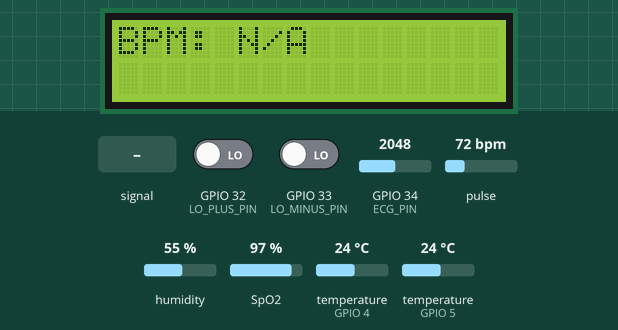
Bench run of a program on a simulated ESP32. Parts: 16×2 character LCD. Inputs (shaded band) come from the test bench; at power-on: pulse 72 bpm, humidity 55 %, SpO2 97 %, temperature (sensors on GPIO 5, GPIO 4) 24 °C, GPIO 32 (LO_PLUS_PIN) LOW, GPIO 33 (LO_MINUS_PIN) LOW, GPIO 34 (ECG_PIN) = 2048. WiFi joins after 1.5 s; servers stay silent unless stated; what the program prints to the serial monitor is not drawn.

Above: at 3.2 s.
3.3 s: GPIO 34 (ECG_PIN) fed a 200 Hz sine of ±327 counts around its level
At 6.7 s:
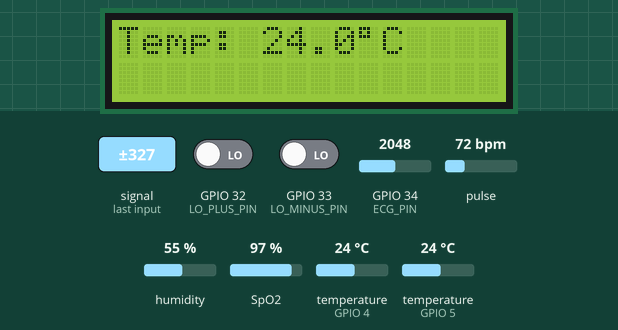
10.2 s: pulse set to 42 bpm
At 14.6 s:
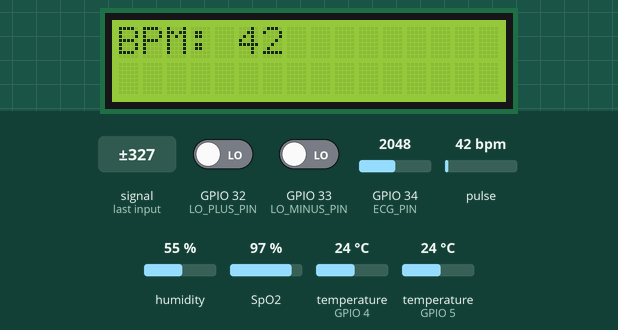
17.1 s: humidity set to 22 %
At 20.6 s:
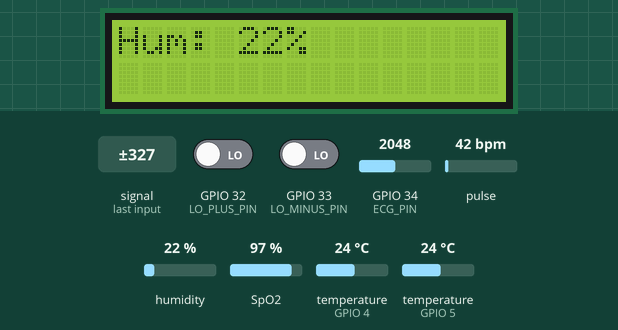
23.7 s: SpO2 set to 80 %
At 28.7 s:
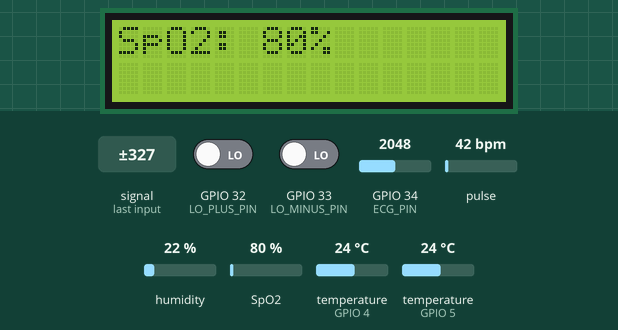
Timing chart, 0 to 29.7 s (numbered marks = the images above; inputs shaded):
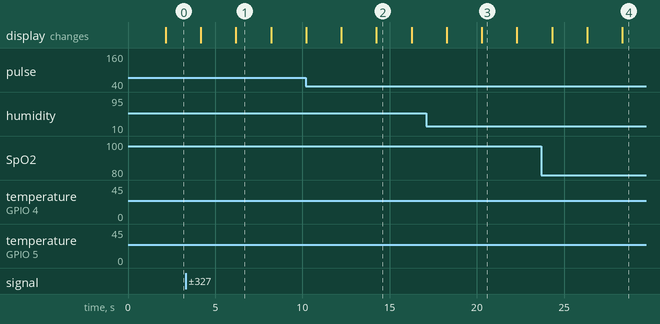

Measured:
- what the display in image 1 shows lasts 2.0 s, from 6.2 s to 8.2 s

The program:

main.cpp
```cpp
// The SparkFun MAX3010x library uses a 32-byte I2C buffer. Define the same
// value before Wire.h is included so the framework and library agree.
#ifndef I2C_BUFFER_LENGTH
#define I2C_BUFFER_LENGTH 32
#endif

#include <WiFi.h>
#include "ThingSpeak.h"
#include "secrets.h"
#include <DHT.h>
#include "MAX30105.h"
#include <Wire.h>
#include <LiquidCrystal_I2C.h>
#include <OneWire.h>
#include <DallasTemperature.h>
#include <math.h>
#include "heartRate.h"      // Maxim's heart rate algorithm
#include "spo2_algorithm.h" // Maxim's SpO2 algorithm
#include <freertos/FreeRTOS.h>
#include <freertos/task.h>
#include <freertos/semphr.h>

// ---- DHT22 Config ----
#define DHTPIN 4
#define DHTTYPE DHT22
DHT dht(DHTPIN, DHTTYPE);

// ---- DS18B20 Config ----
// Connect the data wire to GPIO 5 and use a 4.7k pull-up resistor to 3.3V.
#define DS18B20_PIN 5
OneWire oneWire(DS18B20_PIN);
DallasTemperature ds18b20(&oneWire);

// ---- MAX30102 Config ----
MAX30105 particleSensor;

// ---- LCD Config ----
LiquidCrystal_I2C lcd(0x27, 16, 2); // Change to 0x3F if needed

// ---- AD8232 ECG Config ----
#define ECG_PIN 34 // ADC1_CH6 (GPIO34)
#define LO_PLUS_PIN 32
#define LO_MINUS_PIN 33

// ---- Shared Data Structure ----
struct SensorData
{
  float bpm; // Now stores Maxim BPM
  int32_t spo2;
  int32_t ecgValue;
  float ecgBpm;
  float temperature;
  float humidity;
  float probeTemperature;
  bool spo2_valid;
  bool hr_valid;
  bool probeTemperature_valid;
};

// ---- Global Variables ----
SensorData sensorData = {0, -999, 0, 0, NAN, NAN, NAN, false, false, false};
SemaphoreHandle_t dataMutex;
SemaphoreHandle_t i2cMutex;

// ---- MAX30102 Buffers ----
#define PPG_BUFFER_SIZE 100 // Matches Maxim algorithm requirements
uint32_t irBuffer[PPG_BUFFER_SIZE];
uint32_t redBuffer[PPG_BUFFER_SIZE];
int bufferIndex = 0;
SemaphoreHandle_t bufferMutex;
bool max30102Available = false;
bool ds18b20Available = false;

// ---- AD8232 Heartbeat Variables ----
unsigned long lastEcgBeat = 0;
const int ecgThreshold = 512; // Adjust this threshold as needed
bool ecgAboveThreshold = false;

// Wi-Fi configuration
const char *ssid = HEALTHTRACK_WIFI_SSID;
const char *password = HEALTHTRACK_WIFI_PASSWORD;

// ThingSpeak channel configuration
unsigned long channelID = HEALTHTRACK_THINGSPEAK_CHANNEL_ID;
const char *apiKey = HEALTHTRACK_THINGSPEAK_API_KEY;

WiFiClient client; // Create a WiFi client to send data to ThingSpeak

// Function prototypes for FreeRTOS tasks
void max30102Task(void *pvParameters);
void dht22Task(void *pvParameters);
void ds18b20Task(void *pvParameters);
void ecgTask(void *pvParameters);
void lcdTask(void *pvParameters);
void thingSpeakTask(void *pvParameters);

// Function to initialize sensors
void initializeSensors() {
  // --- MAX30102 Setup ---
  if (!particleSensor.begin(Wire, I2C_SPEED_STANDARD)) {
    lcd.clear();
    lcd.setCursor(0, 0);
    lcd.print("Sensor Error");
    Serial.println("MAX30102 not found. Check wiring.");
  } else {
    particleSensor.setup(0x3F, 4, 2, 100, 411, 16384);
    particleSensor.setPulseAmplitudeRed(0x3F);
    particleSensor.setPulseAmplitudeIR(0x3F);
    max30102Available = true;
  }

  // --- DHT22 Setup ---
  dht.begin();

  // --- DS18B20 Setup ---
  ds18b20.begin();
  ds18b20.setResolution(10);
  ds18b20.setWaitForConversion(true);
  ds18b20Available = ds18b20.getDeviceCount() > 0;
  if (!ds18b20Available) {
    Serial.println("DS18B20 not found. Check wiring and pull-up resistor.");
  }

  // --- AD8232 Setup ---
  pinMode(ECG_PIN, INPUT);
  pinMode(LO_PLUS_PIN, INPUT);
  pinMode(LO_MINUS_PIN, INPUT);
}

// Function to connect to Wi-Fi with timeout
bool connectToWiFi() {
  WiFi.begin(ssid, password);
  int attempts = 0;
  while (WiFi.status() != WL_CONNECTED && attempts < 20) { // 20 attempts, 1 second each
    delay(1000);
    Serial.println("Connecting to WiFi...");
    attempts++;
  }
  if (WiFi.status() == WL_CONNECTED) {
    Serial.println("Connected to WiFi");
    return true;
  } else {
    Serial.println("Failed to connect to WiFi");
    return false;
  }
}

void setup() {
  Serial.begin(115200);
  Wire.begin();

  // Create mutexes
  dataMutex = xSemaphoreCreateMutex();
  i2cMutex = xSemaphoreCreateMutex();
  bufferMutex = xSemaphoreCreateMutex();
  if (dataMutex == NULL || i2cMutex == NULL || bufferMutex == NULL) {
    Serial.println("Failed to create synchronization objects");
    while (true) {
      delay(1000);
    }
  }

  // --- LCD Setup ---
  lcd.init();
  lcd.backlight();
  lcd.setCursor(0, 0);
  lcd.print("Initializing...");

  initializeSensors();
  lcd.clear();

  // --- Wi-Fi Setup ---
  if (!connectToWiFi()) {
    lcd.clear();
    lcd.setCursor(0, 0);
    lcd.print("WiFi Error");
    Serial.println("Starting in offline mode; sensor tasks remain active.");
  }

  // --- ThingSpeak Setup ---
  ThingSpeak.begin(client);

  // --- Create FreeRTOS Tasks ---
  xTaskCreatePinnedToCore(max30102Task, "MAX30102 Task", 4096, NULL, 2, NULL, 1);
  xTaskCreatePinnedToCore(dht22Task, "DHT22 Task", 2048, NULL, 1, NULL, 0);
  xTaskCreatePinnedToCore(ds18b20Task, "DS18B20 Task", 2048, NULL, 1, NULL, 0);
  xTaskCreatePinnedToCore(ecgTask, "ECG Task", 2048, NULL, 1, NULL, 0);
  xTaskCreatePinnedToCore(lcdTask, "LCD Task", 2048, NULL, 1, NULL, 0);
  xTaskCreatePinnedToCore(thingSpeakTask, "ThingSpeak Task", 4096, NULL, 1, NULL, 0);
}

void max30102Task(void *pvParameters)
{
  while (1)
  {
    if (!max30102Available)
    {
      vTaskDelay(pdMS_TO_TICKS(1000));
      continue;
    }

    // --- MAX30102 Sensor Readings ---
    uint32_t irValue = 0;
    uint32_t redValue = 0;
    if (xSemaphoreTake(i2cMutex, pdMS_TO_TICKS(100)) == pdTRUE)
    {
      irValue = particleSensor.getIR();
      redValue = particleSensor.getRed();
      xSemaphoreGive(i2cMutex);
    }
    else
    {
      vTaskDelay(pdMS_TO_TICKS(10));
      continue;
    }

    if (irValue < 5000)
    {
      Serial.println("No finger detected (IR < 5000)");
      if (xSemaphoreTake(dataMutex, pdMS_TO_TICKS(100)) == pdTRUE)
      {
        sensorData.bpm = 0;
        sensorData.spo2 = -999;
        sensorData.spo2_valid = false;
        sensorData.hr_valid = false;
        xSemaphoreGive(dataMutex);
      }
      if (xSemaphoreTake(bufferMutex, pdMS_TO_TICKS(100)) == pdTRUE)
      {
        bufferIndex = 0;
        xSemaphoreGive(bufferMutex);
      }
      vTaskDelay(pdMS_TO_TICKS(1000));
      continue;
    }

    int32_t spo2 = -999;
    int8_t spo2Valid = 0;
    int32_t heartRate = -999;
    int8_t heartRateValid = 0;
    bool bufferReady = false;

    if (xSemaphoreTake(bufferMutex, pdMS_TO_TICKS(100)) == pdTRUE)
    {
      irBuffer[bufferIndex] = irValue;
      redBuffer[bufferIndex] = redValue;
      bufferIndex++;
      bufferReady = bufferIndex >= PPG_BUFFER_SIZE;

      if (bufferReady)
      {
        maxim_heart_rate_and_oxygen_saturation(
            irBuffer,
            PPG_BUFFER_SIZE,
            redBuffer,
            &spo2,
            &spo2Valid,
            &heartRate,
            &heartRateValid);
        bufferIndex = 0;
      }
      xSemaphoreGive(bufferMutex);
    }

    if (bufferReady)
    {
      if (xSemaphoreTake(dataMutex, pdMS_TO_TICKS(100)) == pdTRUE)
      {
        sensorData.spo2 = spo2;
        sensorData.spo2_valid = spo2Valid != 0;
        sensorData.hr_valid = heartRateValid != 0;
        if (heartRateValid)
        {
          sensorData.bpm = heartRate; // Store Maxim BPM
          Serial.println("=== Heart Rate ===");
          Serial.print("Maxim BPM: ");
          Serial.println(heartRate);
        }
        else
        {
          sensorData.bpm = 0; // Clear BPM if invalid
          Serial.println("Invalid Maxim BPM");
        }
        Serial.println("=== SpO2 ===");
        if (spo2Valid)
        {
          Serial.print("SpO2 (%): ");
          Serial.println(spo2);
        }
        else
        {
          Serial.println("Invalid SpO2 from Maxim algorithm");
        }
        xSemaphoreGive(dataMutex);
      }
    }

    vTaskDelay(pdMS_TO_TICKS(10)); // 100Hz sampling (10ms delay)
  }
}

void dht22Task(void *pvParameters)
{
  while (1)
  {
    float temperature = dht.readTemperature();
    float humidity = dht.readHumidity();

    if (xSemaphoreTake(dataMutex, pdMS_TO_TICKS(100)) == pdTRUE)
    {
      sensorData.temperature = temperature;
      sensorData.humidity = humidity;
      xSemaphoreGive(dataMutex);
    }

    vTaskDelay(pdMS_TO_TICKS(2000)); // Read every 2 seconds
  }
}

void ds18b20Task(void *pvParameters)
{
  while (1)
  {
    if (!ds18b20Available)
    {
      if (xSemaphoreTake(dataMutex, pdMS_TO_TICKS(100)) == pdTRUE)
      {
        sensorData.probeTemperature = NAN;
        sensorData.probeTemperature_valid = false;
        xSemaphoreGive(dataMutex);
      }
      vTaskDelay(pdMS_TO_TICKS(2000));
      continue;
    }

    ds18b20.requestTemperatures();
    float probeTemperature = ds18b20.getTempCByIndex(0);
    bool valid = probeTemperature != DEVICE_DISCONNECTED_C &&
                 !isnan(probeTemperature) &&
                 probeTemperature >= -55.0f &&
                 probeTemperature <= 125.0f;

    if (xSemaphoreTake(dataMutex, pdMS_TO_TICKS(100)) == pdTRUE)
    {
      sensorData.probeTemperature = valid ? probeTemperature : NAN;
      sensorData.probeTemperature_valid = valid;
      xSemaphoreGive(dataMutex);
    }

    if (valid)
    {
      Serial.print("DS18B20 temperature: ");
      Serial.print(probeTemperature, 2);
      Serial.println(" C");
    }
    else
    {
      Serial.println("Invalid DS18B20 reading");
    }

    vTaskDelay(pdMS_TO_TICKS(2000));
  }
}

void ecgTask(void *pvParameters)
{
  while (1)
  {
    int ecgValue = analogRead(ECG_PIN);
    unsigned long now = millis();

    bool leadsOff = digitalRead(LO_PLUS_PIN) == HIGH || digitalRead(LO_MINUS_PIN) == HIGH;
    if (leadsOff)
    {
      if (xSemaphoreTake(dataMutex, pdMS_TO_TICKS(100)) == pdTRUE)
      {
        sensorData.ecgValue = 0;
        sensorData.ecgBpm = 0;
        xSemaphoreGive(dataMutex);
      }
      lastEcgBeat = 0;
      ecgAboveThreshold = false;
      Serial.println(0);
      vTaskDelay(pdMS_TO_TICKS(10));
      continue;
    }

    bool aboveThreshold = ecgValue > ecgThreshold;
    if (aboveThreshold && !ecgAboveThreshold &&
        (lastEcgBeat == 0 || now - lastEcgBeat > 300))
    {
      float newEcgBpm = lastEcgBeat == 0 ? 0 : 60000.0f / (now - lastEcgBeat);
      lastEcgBeat = now;

      if (xSemaphoreTake(dataMutex, pdMS_TO_TICKS(100)) == pdTRUE)
      {
        sensorData.ecgValue = ecgValue;
        sensorData.ecgBpm = newEcgBpm;
        xSemaphoreGive(dataMutex);
      }
    }
    else if (xSemaphoreTake(dataMutex, pdMS_TO_TICKS(100)) == pdTRUE)
    {
      sensorData.ecgValue = ecgValue;
      xSemaphoreGive(dataMutex);
    }

    ecgAboveThreshold = aboveThreshold;

    // Always print raw ECG value for plotting.
    Serial.println(ecgValue);

    vTaskDelay(pdMS_TO_TICKS(10)); // 100Hz sampling
  }
}

void lcdTask(void *pvParameters)
{
  static int displayState = 0;
  while (1)
  {
    SensorData currentData;
    if (xSemaphoreTake(dataMutex, pdMS_TO_TICKS(100)) == pdTRUE)
    {
      currentData = sensorData;
      xSemaphoreGive(dataMutex);
    }
    else
    {
      vTaskDelay(pdMS_TO_TICKS(100));
      continue;
    }

    if (xSemaphoreTake(i2cMutex, pdMS_TO_TICKS(100)) == pdTRUE)
    {
      lcd.clear();
      lcd.setCursor(0, 0);
      switch (displayState)
      {
        case 0:
          if (currentData.hr_valid && currentData.bpm > 0)
          {
            lcd.print("BPM: ");
            lcd.print((int)currentData.bpm);
          }
          else
          {
            lcd.print("BPM: N/A");
          }
          break;
        case 1:
          if (currentData.spo2_valid && currentData.spo2 >= 0 && currentData.spo2 <= 100)
          {
            lcd.print("SpO2: ");
            lcd.print(currentData.spo2);
            lcd.print("%");
          }
          else
          {
            lcd.print("SpO2: N/A");
          }
          break;
        case 2:
          if (!isnan(currentData.temperature))
          {
            lcd.print("Temp: ");
            lcd.print(currentData.temperature, 1);
            lcd.print((char)223);
            lcd.print("C");
          }
          else
          {
            lcd.print("Temp: N/A");
          }
          break;
        case 3:
          if (!isnan(currentData.humidity))
          {
            lcd.print("Hum: ");
            lcd.print(currentData.humidity, 0);
            lcd.print("%");
          }
          else
          {
            lcd.print("Hum: N/A");
          }
          break;
        case 4:
          lcd.print("ECG: ");
          lcd.print(currentData.ecgValue);
          break;
        case 5:
          if (currentData.probeTemperature_valid && !isnan(currentData.probeTemperature))
          {
            lcd.print("Probe: ");
            lcd.print(currentData.probeTemperature, 1);
            lcd.print((char)223);
            lcd.print("C");
          }
          else
          {
            lcd.print("Probe: N/A");
          }
          break;
      }
      xSemaphoreGive(i2cMutex);
    }

    displayState = (displayState + 1) % 6;
    vTaskDelay(pdMS_TO_TICKS(2000));
  }
}

void thingSpeakTask(void *pvParameters)
{
  while (1)
  {
    SensorData currentData;
    if (xSemaphoreTake(dataMutex, pdMS_TO_TICKS(100)) == pdTRUE)
    {
      currentData = sensorData;
      xSemaphoreGive(dataMutex);
    }
    else
    {
      vTaskDelay(pdMS_TO_TICKS(100));
      continue;
    }

    if (WiFi.status() != WL_CONNECTED)
    {
      Serial.println("WiFi disconnected; attempting reconnect");
      connectToWiFi();
    }

    if (WiFi.status() == WL_CONNECTED)
    {
      // Debug all parameters before sending
      Serial.println("=== ThingSpeak Update ===");
      Serial.print("Maxim BPM before send: ");
      Serial.println(currentData.bpm);
      Serial.print("SpO2 before send: ");
      Serial.print(currentData.spo2);
      Serial.print(", Valid: ");
      Serial.println(currentData.spo2_valid);
      Serial.print("ECG Value: ");
      Serial.println(currentData.ecgValue);
      Serial.print("Temperature: ");
      Serial.println(currentData.temperature);
      Serial.print("Humidity: ");
      Serial.println(currentData.humidity);
      Serial.print("Probe Temperature: ");
      Serial.println(currentData.probeTemperature);

      if (currentData.hr_valid && currentData.bpm > 0)
      {
        ThingSpeak.setField(1, currentData.bpm); // Maxim BPM
      }
      if (currentData.spo2_valid && currentData.spo2 >= 0 && currentData.spo2 <= 100)
      {
        ThingSpeak.setField(2, currentData.spo2);
        Serial.print("Sending SpO2 to ThingSpeak: ");
        Serial.println(currentData.spo2);
      }
      else
      {
        Serial.println("Skipping SpO2 send: Invalid or out-of-range value");
      }
      ThingSpeak.setField(3, currentData.ecgValue);
      if (!isnan(currentData.temperature))
      {
        ThingSpeak.setField(4, currentData.temperature);
      }
      if (!isnan(currentData.humidity))
      {
        ThingSpeak.setField(5, currentData.humidity);
      }
      if (currentData.probeTemperature_valid && !isnan(currentData.probeTemperature))
      {
        ThingSpeak.setField(6, currentData.probeTemperature);
      }

      int responseCode = ThingSpeak.writeFields(channelID, apiKey);
      if (responseCode == 200)
      {
        Serial.println("Data sent to ThingSpeak successfully!");
      }
      else
      {
        Serial.print("Error sending data to ThingSpeak: ");
        Serial.println(responseCode);
      }
    }
    else
    {
      Serial.println("ThingSpeak update skipped: WiFi unavailable");
    }

    vTaskDelay(pdMS_TO_TICKS(20000)); // Update every 20 seconds
  }
}

void loop()
{
  // Empty loop; all work is done in FreeRTOS tasks
  vTaskDelay(portMAX_DELAY); // Suspend loop task
}
```

secrets.example.h
```cpp
#pragma once

// Copy this file to include/secrets.h and fill in your own values.
#define HEALTHTRACK_WIFI_SSID "YOUR_WIFI_SSID"
#define HEALTHTRACK_WIFI_PASSWORD "YOUR_WIFI_PASSWORD"
#define HEALTHTRACK_THINGSPEAK_CHANNEL_ID 0UL
#define HEALTHTRACK_THINGSPEAK_API_KEY "YOUR_THINGSPEAK_WRITE_API_KEY"
```
